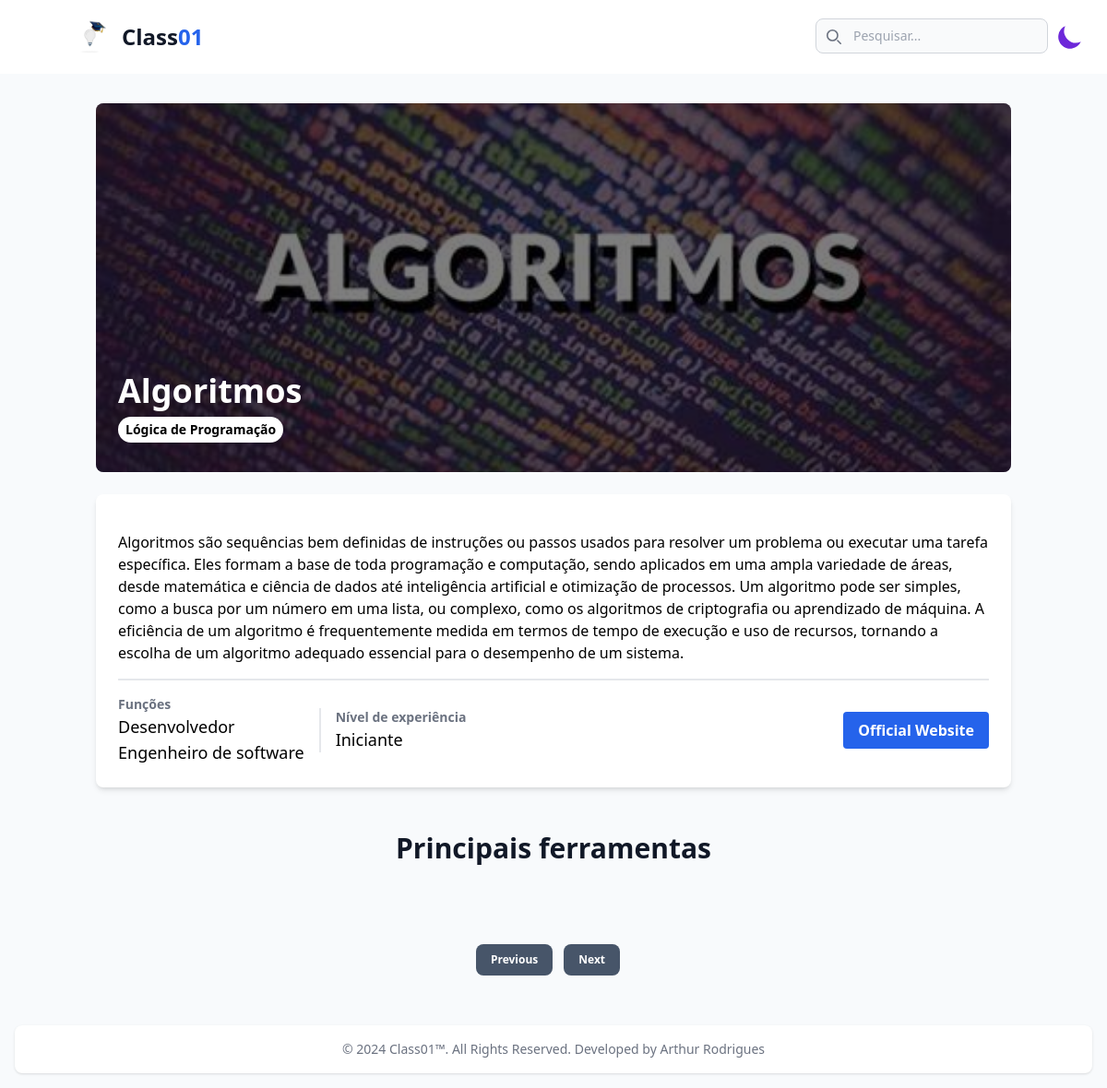
The app's page /topico/15/ with its own data.
### home/models.py (models this page shows, shortened)
class Topico(models.Model):
    icon_topico = models.ImageField(upload_to='img/icon_topic/')
    nome_topico = models.CharField(max_length=50)
    categorias = models.ManyToManyField(Categoria, related_name='topicos')
    introducao = models.TextField()
    imagem = models.ImageField(upload_to='img/image_topic/')
    fonte_topic = models.URLField()
    nivel_experiencia = models.CharField(max_length=100, choices=[
        ('iniciante', 'Iniciante'),
        ('intermediario', 'Intermediário'),
        ('avancado', 'Avançado')
    ])
    funcao = models.ManyToManyField(AreaAtuacao, related_name='topicos')
    ferramentas = models.CharField(max_length=200)
    created_at = models.DateTimeField(auto_now_add=True)
    updated_at = models.DateTimeField(auto_now=True)

class Categoria(models.Model):
    nome = models.CharField(max_length=100)

class AreaAtuacao(models.Model):
    nome = models.CharField(max_length=100)

### home/views.py (the view)
# urls.py: path('topico/<int:topico_id>/', topic_list, name='exibir_topico'),
def topic_list(request, topico_id):
    current_topic = get_object_or_404(Topico, id=topico_id)
    ferramentas = Ferramenta.objects.filter(topico=current_topic)
    form_topic = FiltroTopico(request.GET)
    search = request.GET.get('search')
    topicos = Topico.objects.all()
    if search:
        topicos = Topico.objects.filter(nome_topico__icontains=search)
        context = {'topicos': topicos, 'form_topic': form_topic}
        return render(request, 'all_topics.html', context)
    try:
        next_topic = Topico.objects.filter(id__gt=current_topic.id).order_by('id').first()
    except Topico.DoesNotExist:
        next_topic = None
    try:
        previous_topic = Topico.objects.filter(id__lt=current_topic.id).order_by('-id').first()
    except Topico.DoesNotExist:
        previous_topic = None
    context = {'current_topic': current_topic,
               'ferramentas': ferramentas,
               'next_topic': next_topic,
               'previous_topic': previous_topic,
               'topicos': topicos}
    return render(request, 'topico.html', context)

### home/templates/topico.html (shortened to what this page needs)
{% extends 'base-unit.html' %}
{% load static tailwind_tags %}
    {% block content %}
    <div class="container px-4 py-8 mx-auto">
        <section class="mb-12">
            <div class="relative mb-6 overflow-hidden rounded-lg">
                <img src="{{ current_topic.imagem.url }}" alt="Machine Learning" class="w-full h-[400px] object-cover">
                <div class="absolute inset-0 flex flex-col justify-end p-6 bg-black bg-opacity-50">
                    <h1 class="mb-2 text-4xl font-bold text-white">{{ current_topic.nome_topico }}</h1>
                    <div class="flex flex-wrap gap-2 mb-2">
                        {% for tag in current_topic.categorias.all %}
                            <span class="px-2 py-1 text-sm font-semibold text-black bg-white rounded-full dark:bg-gray-600 dark:text-white">{{ tag.nome }}</span>
                        {% endfor %}
                    </div>
                </div>
            </div>
            <div class="bg-white rounded-lg shadow-md dark:bg-gray-700 dark:text-white">
                <div class="p-6 divide-y-2">
                    <div class="mb-4">
                        <p class="mb-4 text-lg">{{ current_topic.introducao|safe }}</p>
                    </div>
                    <div class="pt-4">
                        <div class="flex flex-wrap items-center gap-4">
                            <div class="flex flex-row divide-x-2 divide-gray-200">
                                <div class="mr-4">
                                    <h2 class="text-sm font-semibold text-gray-500 dark:text-gray-400">Funções</h2>
                                    {% for func in current_topic.funcao.all %}
                                        <p class="text-lg">{{ func.nome }}</p>
                                    {% endfor %}
                                </div>
                                <div class="flex flex-col h-auto pl-4 my-auto">
                                    <h2 class="text-sm font-semibold text-gray-500 dark:text-gray-400">Nível de experiência</h2>
                                    <p class="text-lg">{{ current_topic.nivel_experiencia }}</p>
                                </div>
                            </div>
                            <a href="{{ current_topic.fonte_topic }}" target="_blank" class="px-4 py-2 ml-auto font-bold text-white bg-blue-600 rounded hover:bg-blue-700">
                                Official Website
                            </a>
                        </div>
                    </div>
                </div>
            </div>
        </section>
        <section>
            <h2 class="mb-6 text-3xl font-bold text-center text-gray-900 dark:text-white">Principais ferramentas</h2>
        </section>
    </div>
        {% include 'pagination.html' %}
    {% endblock %}

### records on screen
Topico: imagem (picture), nome_topico "Algoritmos", introducao "Algoritmos são sequências bem definidas de instruções ou passos usados para resolver um problema ou executar uma tarefa específica. Eles formam a base de toda programação e computação, sendo aplicados em uma ampla variedade de áreas, desde matemática e ciência de dados até inteligência artificial e otimização de processos. Um algoritmo pode ser simples, como a busca por um número em uma lista, ou complexo, como os algoritmos de criptografia ou aprendizado de máquina. A eficiência de um algoritmo é frequentemente medida em termos de tempo de execução e uso de recursos, tornando a escolha de um algoritmo adequado essencial para o desempenho de um sistema.", nivel_experiencia "Iniciante"
Categoria: nome "Lógica de Programação"
AreaAtuacao: nome "Desenvolvedor"
AreaAtuacao: nome "Engenheiro de software"
